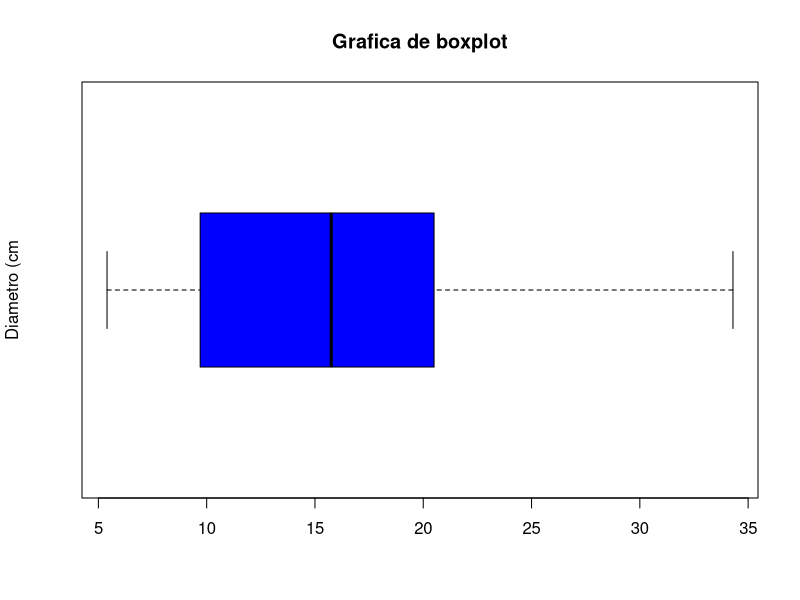
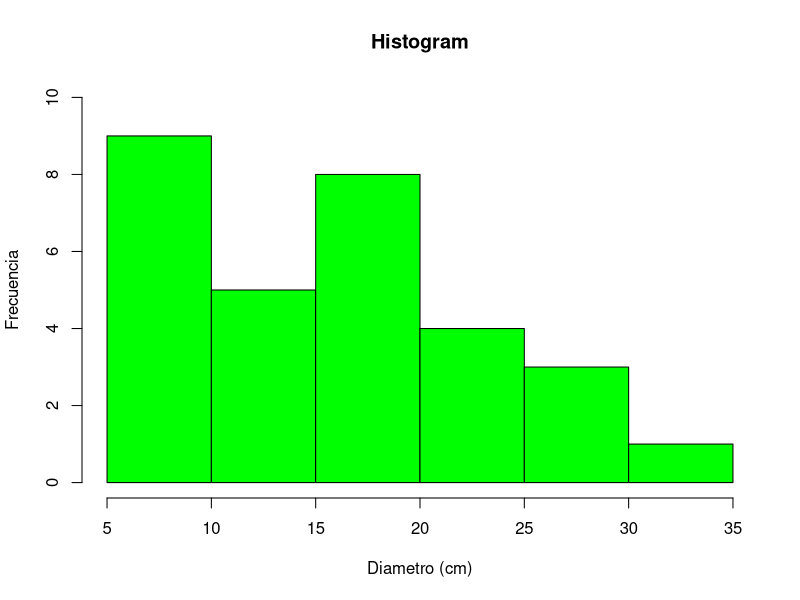

Here is the R script that generated these plots, in order:
# Maria Fernanda Viveros Segovia 
# Matricula
# 25.02.2021
# 


dbh <- c(16.5, 25.3, 22.1, 17.2, 16.1, 8.1, 34.3, 5.4, 5.7, 11.2, 24.1,  
             14.5, 7.7, 15.6, 15.9, 10, 17.5, 20.5, 7.8, 27.3, 9.7, 6.5,  
             23.4, 8.2, 28.5, 10.4, 11.5, 14.3, 17.2, 16.8)
length(dbh)


# Medidas de tendencia central --------------------------------------------

# Media 

sum(dbh)/length(dbh)

# Mediana

median(dbh)

# Media geometrica

exp(mean(log(dbh)))

# Moda 

moda = function(x)
{
m1 <- sort(table(x), decreasing = TRUE)
moda <- names(m1[m1==m1[1]])
moda <- as.numeric(moda)
return(moda)
}



# Medidas de dispersion ---------------------------------------------------

# Rango

range(dbh)

# Varianza (S^2)

var(dbh)

# Desviacion estandar (s)sd

sd(dbh)
sqrt(var(dbh)) # Obtener la raiz cuadrada de la varianza sd

# Funcion fivenum
fivenum(dbh)

# Coeficiente de variacion (CV %)
100*sd(dbh) / mean(dbh)


# Representacion grafica  -------------------------------------------------

# Grafica de Boxplot o de cajas 
boxplot(dbh, horizontal = TRUE, col = "blue", main = "Grafica de boxplot", ylab = "Diametro (cm")

# Grafica de Tallo y hoja (stem)
stem(dbh, scale= 3)

# Grafica de histograma 
hist(dbh, main = "Histogram", xlab = "Diametro (cm)", ylab = "Frecuencia", 
     ylim = c(0,10), col = "green")
     
    